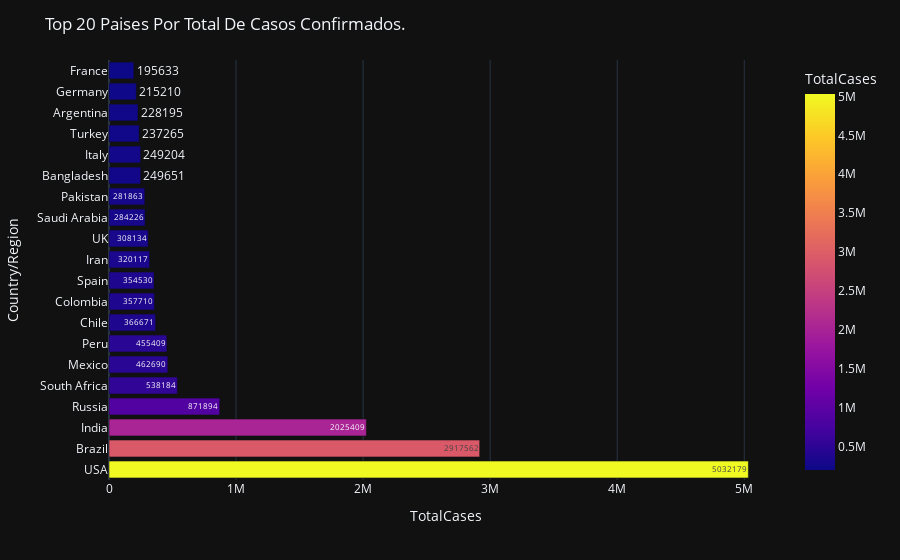

The code cell stored with this chart in its notebook:
### Markdown cell above
- Análise dos 20 paises com maior numero de casos confirmados.

### Code cell
#Utilizando o grafico de barras para fazer a analise.
fig=px.bar(
    #Filtrando o dataframe
    world_data.iloc[0:20],
    y='Country/Region',
    x='TotalCases',
    color = 'TotalCases',
    text='TotalCases'
)
#Atualizando meu layout, colocando um template dark
fig.update_layout(template='plotly_dark',
                  #Colocando um titulo
                  title_text='Top 20 Paises Por Total De Casos Confirmados.')
fig.show()

### Figure 1 — Plotly figure (JSON) as saved in the notebook; plotly's stock layout.template omitted (floating-point values rounded to 4 significant figures)
{"data": [{"alignmentgroup": "True", "hovertemplate": "TotalCases=%{marker.color}<br>Country/Region=%{y}<extra></extra>", "legendgroup": "", "marker": {"color": [5032179, 2917562, 2025409, 871894, 538184, 462690, 455409, 366671, 357710, 354530, 320117, 308134, 284226, 281863, 249651, 249204, 237265, 228195, 215210, 195633], "coloraxis": "coloraxis", "pattern": {"shape": ""}}, "name": "", "offsetgroup": "", "orientation": "h", "showlegend": false, "text": [5032179, 2917562, 2025409, 871894, 538184, 462690, 455409, 366671, 357710, 354530, 320117, 308134, 284226, 281863, 249651, 249204, 237265, 228195, 215210, 195633], "textposition": "auto", "type": "bar", "x": [5032179, 2917562, 2025409, 871894, 538184, 462690, 455409, 366671, 357710, 354530, 320117, 308134, 284226, 281863, 249651, 249204, 237265, 228195, 215210, 195633], "xaxis": "x", "y": ["USA", "Brazil", "India", "Russia", "South Africa", "Mexico", "Peru", "Chile", "Colombia", "Spain", "Iran", "UK", "Saudi Arabia", "Pakistan", "Bangladesh", "Italy", "Turkey", "Argentina", "Germany", "France"], "yaxis": "y"}], "layout": {"barmode": "relative", "coloraxis": {"colorbar": {"title": {"text": "TotalCases"}}, "colorscale": [[0, "#0d0887"], [0.1111, "#46039f"], [0.2222, "#7201a8"], [0.3333, "#9c179e"], [0.4444, "#bd3786"], [0.5556, "#d8576b"], [0.6667, "#ed7953"], [0.7778, "#fb9f3a"], [0.8889, "#fdca26"], [1, "#f0f921"]]}, "legend": {"tracegroupgap": 0}, "margin": {"t": 60}, "title": {"text": "Top 20 Paises Por Total De Casos Confirmados."}, "xaxis": {"anchor": "y", "domain": [0, 1], "title": {"text": "TotalCases"}}, "yaxis": {"anchor": "x", "domain": [0, 1], "title": {"text": "Country/Region"}}}}
